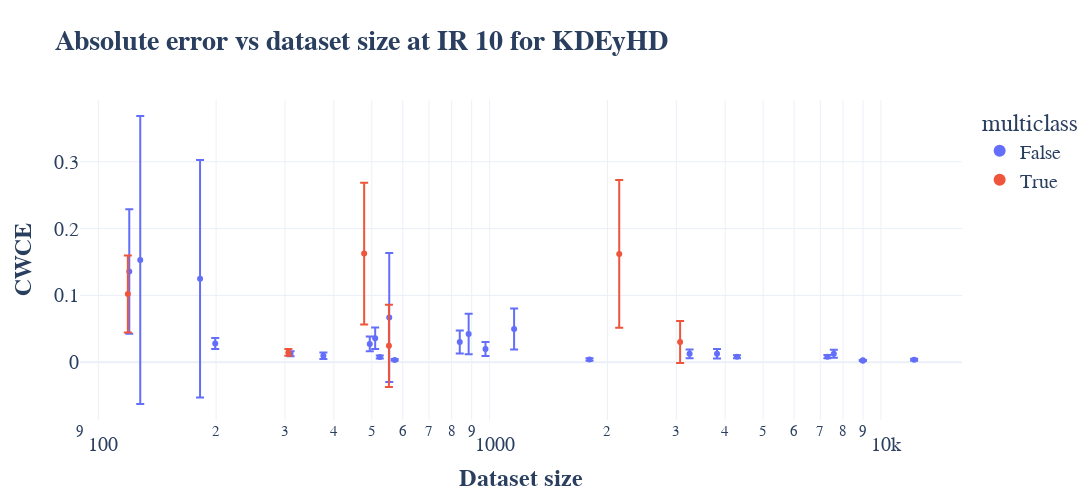

Here is the notebook cell this chart was saved with:
### Code cell
fig_calib = px.scatter(calib_result, x='d_size', y='app_cwce',
                 title='<b>Absolute error vs dataset size at IR 10 for KDEyHD</b>',
                 labels={'d_size': '<b>Dataset size</b>', 'app_cwce': '<b>CWCE</b>'}, log_x=True, error_y="Std", color='multiclass')
fig_calib['layout']['font']['family'] = "NewComputerModern10"
fig_calib.update_layout(font_size=20.0, template='plotly_white', legend_itemsizing='constant', width=1800, height=500)

### Figure 1 — Plotly figure (JSON) as saved in the notebook; plotly's stock layout.template omitted (floating-point values rounded to 4 significant figures)
{"data": [{"error_y": {"array": [0.00478, 0.007252, 0.002248, 0.00251, 0.006585, 0.03073, 0.001458, 0.03034, 0.005977, 0.0004672, 0.0005688, 0.00383, 0.09317, 0.008217, 0.001966, 0.001289, 0.01106, 0.01619, 0.1776, 0.09651, 0.2155, 0.01718, 0.01044, 0.002261]}, "hovertemplate": "multiclass=False<br><b>Dataset size</b>=%{x}<br><b>CWCE</b>=%{y}<extra></extra>", "legendgroup": "False", "marker": {"color": "#636efa", "symbol": "circle"}, "mode": "markers", "name": "False", "orientation": "v", "showlegend": true, "type": "scatter", "x": [376, 3812, 4288, 7298, 3244, 1155, 12159, 884, 7579, 8991, 8991, 310, 120, 199, 1800, 572, 494, 510, 182, 554, 128, 839, 976, 524], "xaxis": "x", "y": [0.009752, 0.01268, 0.008078, 0.00833, 0.01263, 0.04963, 0.00386, 0.04215, 0.01277, 0.002899, 0.002333, 0.01279, 0.1357, 0.02817, 0.004169, 0.003434, 0.02735, 0.03581, 0.125, 0.06694, 0.153, 0.03016, 0.01975, 0.00767], "yaxis": "y"}, {"error_y": {"array": [0.005023, 0.05763, 0.1061, 0.1107, 0.03134, 0.0615]}, "hovertemplate": "multiclass=True<br><b>Dataset size</b>=%{x}<br><b>CWCE</b>=%{y}<extra></extra>", "legendgroup": "True", "marker": {"color": "#EF553B", "symbol": "circle"}, "mode": "markers", "name": "True", "orientation": "v", "showlegend": true, "type": "scatter", "x": [306, 119, 478, 2144, 3068, 553], "xaxis": "x", "y": [0.01476, 0.102, 0.1626, 0.1622, 0.03022, 0.02457], "yaxis": "y"}], "layout": {"font": {"family": "NewComputerModern10", "size": 20}, "height": 500, "legend": {"itemsizing": "constant", "title": {"text": "multiclass"}, "tracegroupgap": 0}, "title": {"text": "<b>Absolute error vs dataset size at IR 10 for KDEyHD</b>"}, "width": 1800, "xaxis": {"anchor": "y", "domain": [0, 1], "title": {"text": "<b>Dataset size</b>"}, "type": "log"}, "yaxis": {"anchor": "x", "domain": [0, 1], "title": {"text": "<b>CWCE</b>"}}}}
